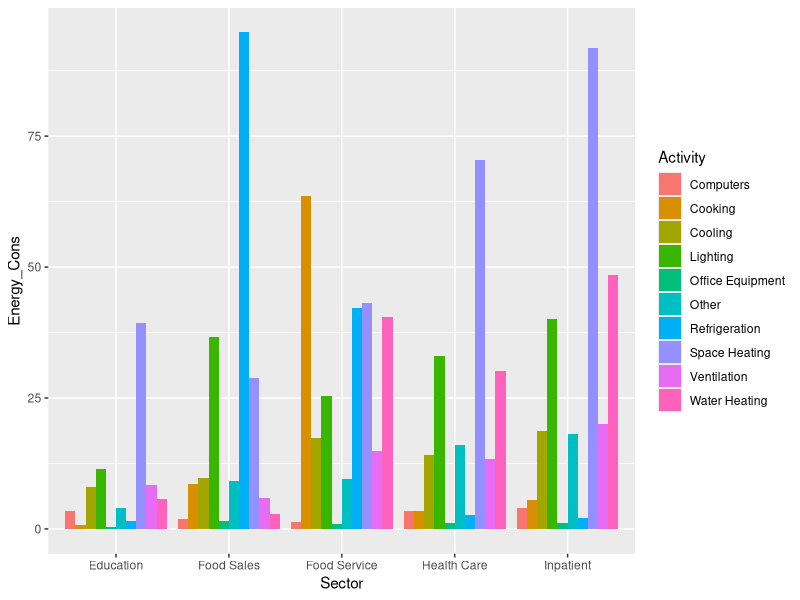

Reproduce this figure in R.
#Install ggplot package
#install.packages("ggplot2")

Energy_Act_input <- read.csv(file="Activty_Energy.csv",head=TRUE,sep=",")

#Initializing the library
library(ggplot2)

#Initializing a ggplot object with the data and x and y axis representation
g_plot <- ggplot(data = Energy_Act_input, aes(fill = Activity, 
                                              x = Sector, y = Energy_Cons))

# Creating a ggplot with the specified x and y values
g_plot <- g_plot + geom_bar(position = "dodge", stat = "identity")

#Plot the ggplot
plot(g_plot)

